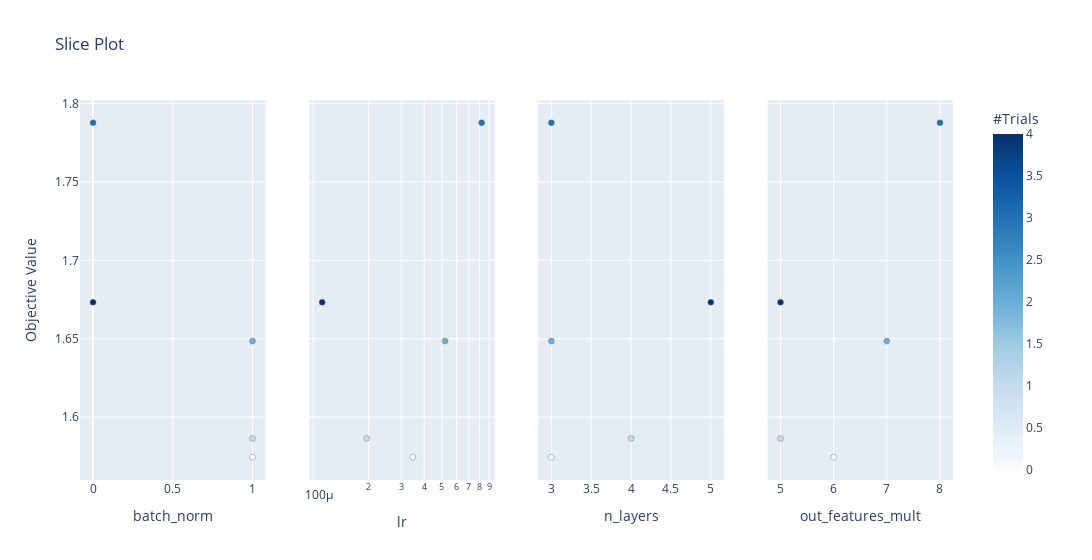

Here is the notebook cell this chart was saved with:
### Code cell
optuna.visualization.plot_slice(study)

### Figure 1 — Plotly figure (JSON) as saved in the notebook; plotly's stock layout.template omitted (floating-point values rounded to 4 significant figures)
{"data": [{"showlegend": false, "yaxis": "y", "y": [1.574, 1.586, 1.648, 1.788, 1.673], "mode": "markers", "xaxis": "x", "marker": {"color": [0, 1, 2, 3, 4], "colorbar": {"x": 1, "xpad": 40, "title": {"text": "#Trials"}}, "line": {"color": "Grey", "width": 0.5}, "showscale": true, "colorscale": [[0, "rgb(247,251,255)"], [0.125, "rgb(222,235,247)"], [0.25, "rgb(198,219,239)"], [0.375, "rgb(158,202,225)"], [0.5, "rgb(107,174,214)"], [0.625, "rgb(66,146,198)"], [0.75, "rgb(33,113,181)"], [0.875, "rgb(8,81,156)"], [1, "rgb(8,48,107)"]]}, "x": [1, 1, 1, 0, 0], "type": "scatter"}, {"showlegend": false, "yaxis": "y2", "y": [1.574, 1.586, 1.648, 1.788, 1.673], "mode": "markers", "xaxis": "x2", "marker": {"color": [0, 1, 2, 3, 4], "colorbar": {"x": 1, "xpad": 40, "title": {"text": "#Trials"}}, "line": {"color": "Grey", "width": 0.5}, "showscale": false, "colorscale": [[0, "rgb(247,251,255)"], [0.125, "rgb(222,235,247)"], [0.25, "rgb(198,219,239)"], [0.375, "rgb(158,202,225)"], [0.5, "rgb(107,174,214)"], [0.625, "rgb(66,146,198)"], [0.75, "rgb(33,113,181)"], [0.875, "rgb(8,81,156)"], [1, "rgb(8,48,107)"]]}, "x": [0.000347, 0.000195, 0.0005197, 0.0008206, 0.0001119], "type": "scatter"}, {"showlegend": false, "yaxis": "y3", "y": [1.574, 1.586, 1.648, 1.788, 1.673], "mode": "markers", "xaxis": "x3", "marker": {"color": [0, 1, 2, 3, 4], "colorbar": {"x": 1, "xpad": 40, "title": {"text": "#Trials"}}, "line": {"color": "Grey", "width": 0.5}, "showscale": false, "colorscale": [[0, "rgb(247,251,255)"], [0.125, "rgb(222,235,247)"], [0.25, "rgb(198,219,239)"], [0.375, "rgb(158,202,225)"], [0.5, "rgb(107,174,214)"], [0.625, "rgb(66,146,198)"], [0.75, "rgb(33,113,181)"], [0.875, "rgb(8,81,156)"], [1, "rgb(8,48,107)"]]}, "x": [3, 4, 3, 3, 5], "type": "scatter"}, {"showlegend": false, "yaxis": "y4", "y": [1.574, 1.586, 1.648, 1.788, 1.673], "mode": "markers", "xaxis": "x4", "marker": {"color": [0, 1, 2, 3, 4], "colorbar": {"x": 1, "xpad": 40, "title": {"text": "#Trials"}}, "line": {"color": "Grey", "width": 0.5}, "showscale": false, "colorscale": [[0, "rgb(247,251,255)"], [0.125, "rgb(222,235,247)"], [0.25, "rgb(198,219,239)"], [0.375, "rgb(158,202,225)"], [0.5, "rgb(107,174,214)"], [0.625, "rgb(66,146,198)"], [0.75, "rgb(33,113,181)"], [0.875, "rgb(8,81,156)"], [1, "rgb(8,48,107)"]]}, "x": [6, 5, 7, 8, 5], "type": "scatter"}], "layout": {"title": {"text": "Slice Plot"}, "xaxis4": {"domain": [0.7875, 1], "anchor": "y4", "title": {"text": "out_features_mult"}}, "xaxis3": {"domain": [0.525, 0.7375], "anchor": "y3", "title": {"text": "n_layers"}}, "xaxis2": {"domain": [0.2625, 0.475], "type": "log", "anchor": "y2", "title": {"text": "lr"}}, "yaxis": {"domain": [0, 1], "anchor": "x", "title": {"text": "Objective Value"}}, "width": 1200, "yaxis2": {"matches": "y", "domain": [0, 1], "showticklabels": false, "anchor": "x2"}, "yaxis3": {"matches": "y", "domain": [0, 1], "showticklabels": false, "anchor": "x3"}, "yaxis4": {"matches": "y", "domain": [0, 1], "showticklabels": false, "anchor": "x4"}, "xaxis": {"domain": [0, 0.2125], "anchor": "y", "title": {"text": "batch_norm"}}}}
